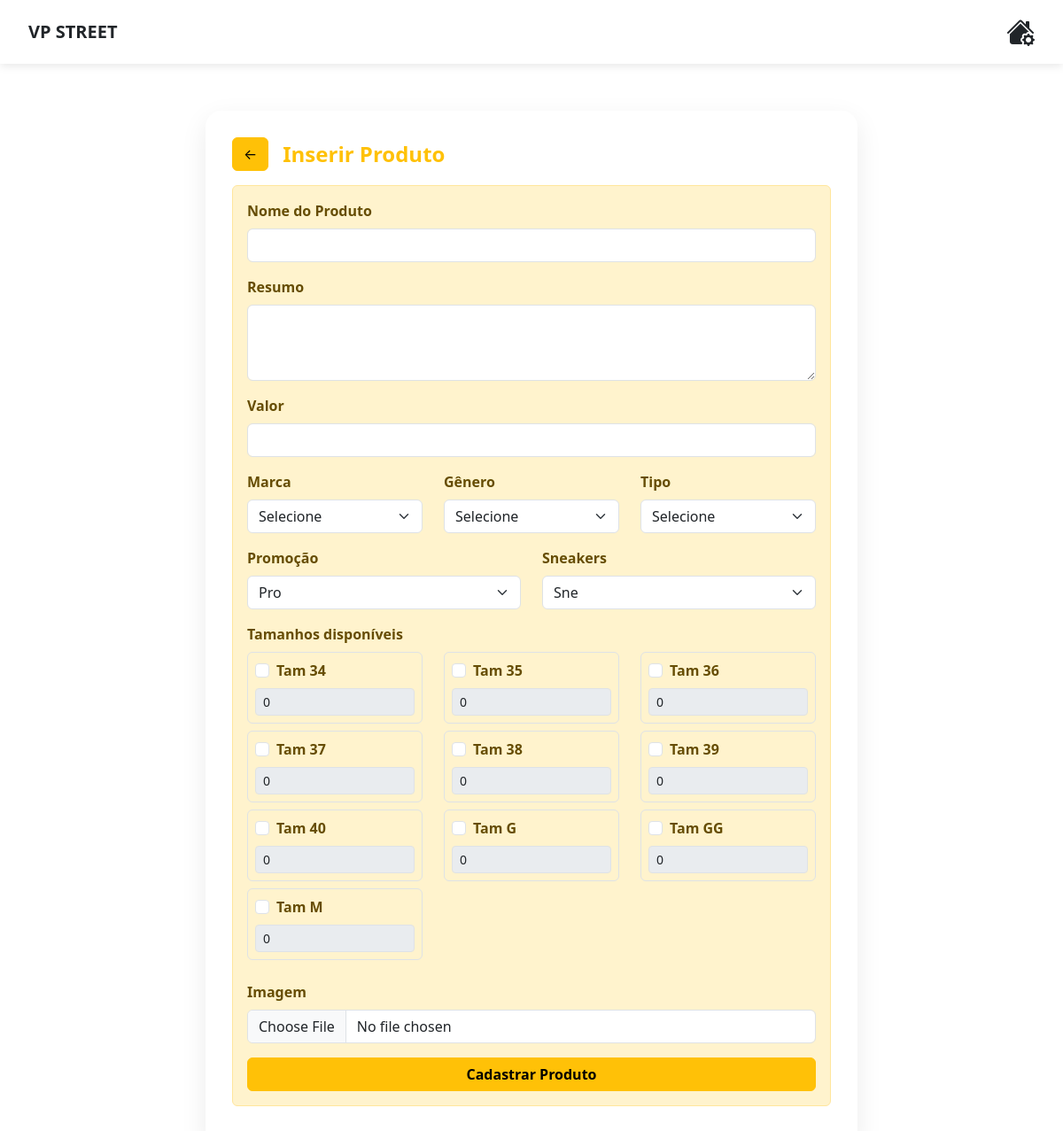
/admin/produtos_insere.php (signed in), run on the app's committed database.
### tables this page shows
CREATE TABLE `tbtamanhos` (
  `id_tamanho` int(11) NOT NULL,
  `numero_tamanho` varchar(10) NOT NULL
);

### admin/produtos_insere.php (the view, shortened to what this page needs)
<?php
include("../Connections/conn_produtos.php");
mysqli_select_db($conn_produtos,$database_conn);
$consulta_tamanhos = "SELECT * FROM tbtamanhos ORDER BY numero_tamanho ASC";
$lista_tamanhos = $conn_produtos->query($consulta_tamanhos);
?>
<!DOCTYPE html>
<html lang="pt-br">
<head>
<link href="https://cdn.jsdelivr.net/npm/bootstrap@5.3.2/dist/css/bootstrap.min.css" rel="stylesheet">
</head>
<body>
<?php include("menu.php"); ?>
<main class="container">
<div class="row justify-content-center">
<div class="col-12 col-md-10 col-lg-8">
<div class="card-custom">
<div class="d-flex align-items-center mb-3">
    <a href="produtos_lista.php" class="btn btn-warning me-3">←</a>
    <h4 class="mb-0 text-warning fw-bold">Inserir Produto</h4>
</div>
<div class="alert alert-warning">
<form action="" method="post" enctype="multipart/form-data">
<div class="mb-3">
    <label class="form-label fw-semibold">Nome do Produto</label>
    <input type="text" name="nome_produto" class="form-control" required>
</div>
<div class="mb-3">
    <label class="form-label fw-semibold">Resumo</label>
    <textarea name="resumo_produto" class="form-control" rows="3" required></textarea>
</div>
<div class="mb-3">
    <label class="form-label fw-semibold">Valor</label>
    <input type="number" step="0.01" name="valor_produto" class="form-control" required>
</div>
<div class="row">
<div class="col-md-4 mb-3">
<label class="form-label fw-semibold">Marca</label>
<select name="id_marca_produto" class="form-select" required>
<option value="">Selecione</option>
</select>
</div>
<div class="col-md-4 mb-3">
<label class="form-label fw-semibold">Gênero</label>
<select name="id_genero_produto" class="form-select" required>
<option value="">Selecione</option>
</select>
</div>
<div class="col-md-4 mb-3">
<label class="form-label fw-semibold">Tipo</label>
<select name="id_tipo_produto" class="form-select" required>
<option value="">Selecione</option>
</select>
</div>
</div>
<div class="row">
<div class="col-md-6 mb-3">
<label class="form-label fw-semibold">Promoção</label>
<select name="promoção_produto" class="form-select">
<option value="Pro">Pro</option>
</select>
</div>
<div class="col-md-6 mb-3">
<label class="form-label fw-semibold">Sneakers</label>
<select name="sneakers_produto" class="form-select">
<option value="Sne">Sne</option>
</select>
</div>
</div>
<div class="mb-3">
<label class="form-label fw-semibold">Tamanhos disponíveis</label>
<div class="row">
<?php while($row_tam = $lista_tamanhos->fetch_assoc()){ ?>
<div class="col-md-4 mb-2">
<div class="border rounded p-2">
<div class="form-check">
<input class="form-check-input chk-tamanho"
       type="checkbox"
       name="tamanhos[]"
       value="<?php echo $row_tam['id_tamanho']; ?>">
<label class="form-check-label fw-bold">
Tam <?php echo $row_tam['numero_tamanho']; ?>
</label>
</div>
<input type="number"
       name="estoque[<?php echo $row_tam['id_tamanho']; ?>]"
       class="form-control form-control-sm mt-2 estoque-input"
       placeholder="Estoque"
       min="0"
       value="0"
       disabled>
</div>
</div>
<?php } ?>
</div>
</div>
<div class="mb-3">
<label class="form-label fw-semibold">Imagem</label>
<input type="file" name="imagem_produto" id="imagem_produto"
       class="form-control" accept="image/*" required>
</div>
<button type="submit" name="enviar"
        class="btn btn-warning w-100 fw-semibold">
Cadastrar Produto
</button>
</form>
</div>
</div>
</div>
</div>
</main>
</body>
</html>

### admin/produtos_insere.php (style rules this page uses)
body { background: #ffffff; min-height: 100vh; }
.card-custom { border-radius: 18px; padding: 30px; background: #fff; box-shadow: 0 10px 30px rgba(0,0,0,0.08); margin-top: 50px; }

### admin/menu.php (style rules this page uses)
body { padding-top: 75px !important; }

### data on the page
tbtamanhos: numero_tamanho "34"
tbtamanhos: numero_tamanho "35"
tbtamanhos: numero_tamanho "36"
tbtamanhos: numero_tamanho "37"
tbtamanhos: numero_tamanho "38"
tbtamanhos: numero_tamanho "39"
tbtamanhos: numero_tamanho "40"
tbtamanhos: numero_tamanho "G"
tbtamanhos: numero_tamanho "GG"
tbtamanhos: numero_tamanho "M"
